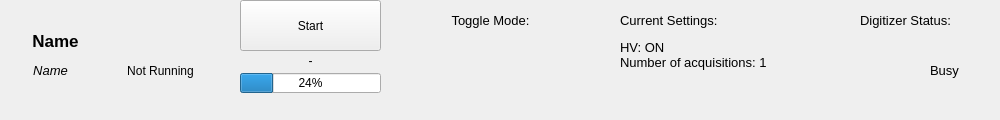
<?xml version="1.0" encoding="UTF-8"?>
<ui version="4.0">
 <class>MainWindow</class>
 <widget class="QMainWindow" name="MainWindow">
  <property name="geometry">
   <rect>
    <x>0</x>
    <y>0</y>
    <width>1000</width>
    <height>120</height>
   </rect>
  </property>
  <property name="windowTitle">
   <string>SBND Purity Monitor DAQ</string>
  </property>
  <widget class="QWidget" name="centralwidget">
   <widget class="QPushButton" name="_start_stop_btn">
    <property name="geometry">
     <rect>
      <x>240</x>
      <y>0</y>
      <width>141</width>
      <height>51</height>
     </rect>
    </property>
    <property name="text">
     <string>Start</string>
    </property>
   </widget>
   <widget class="QLabel" name="_run_status_label">
    <property name="geometry">
     <rect>
      <x>110</x>
      <y>60</y>
      <width>101</width>
      <height>21</height>
     </rect>
    </property>
    <property name="text">
     <string>Not Running</string>
    </property>
    <property name="alignment">
     <set>Qt::AlignCenter</set>
    </property>
   </widget>
   <widget class="QLabel" name="_status_led">
    <property name="geometry">
     <rect>
      <x>140</x>
      <y>20</y>
      <width>40</width>
      <height>40</height>
     </rect>
    </property>
    <property name="font">
     <font>
      <pointsize>10</pointsize>
     </font>
    </property>
    <property name="text">
     <string/>
    </property>
    <property name="pixmap">
     <pixmap>icons/led-red-on.png</pixmap>
    </property>
    <property name="scaledContents">
     <bool>true</bool>
    </property>
   </widget>
   <widget class="Toggle" name="_mode_toggle" native="true">
    <property name="geometry">
     <rect>
      <x>430</x>
      <y>40</y>
      <width>131</width>
      <height>41</height>
     </rect>
    </property>
   </widget>
   <widget class="QLabel" name="_mode_toggle_label">
    <property name="geometry">
     <rect>
      <x>440</x>
      <y>10</y>
      <width>101</width>
      <height>21</height>
     </rect>
    </property>
    <property name="font">
     <font>
      <pointsize>10</pointsize>
     </font>
    </property>
    <property name="text">
     <string>Toggle Mode:</string>
    </property>
    <property name="alignment">
     <set>Qt::AlignCenter</set>
    </property>
   </widget>
   <widget class="QLabel" name="_digi_label">
    <property name="geometry">
     <rect>
      <x>860</x>
      <y>10</y>
      <width>101</width>
      <height>21</height>
     </rect>
    </property>
    <property name="font">
     <font>
      <pointsize>10</pointsize>
     </font>
    </property>
    <property name="text">
     <string>Digitizer Status:</string>
    </property>
   </widget>
   <widget class="QLabel" name="_digitizer_image">
    <property name="geometry">
     <rect>
      <x>860</x>
      <y>50</y>
      <width>51</width>
      <height>40</height>
     </rect>
    </property>
    <property name="font">
     <font>
      <pointsize>10</pointsize>
     </font>
    </property>
    <property name="text">
     <string/>
    </property>
    <property name="pixmap">
     <pixmap>icons/ats310_icon.png</pixmap>
    </property>
    <property name="scaledContents">
     <bool>true</bool>
    </property>
   </widget>
   <widget class="QLabel" name="_digi_status_label">
    <property name="geometry">
     <rect>
      <x>930</x>
      <y>60</y>
      <width>51</width>
      <height>21</height>
     </rect>
    </property>
    <property name="font">
     <font>
      <pointsize>10</pointsize>
     </font>
    </property>
    <property name="text">
     <string>Busy</string>
    </property>
   </widget>
   <widget class="QLabel" name="_settings_title_label">
    <property name="geometry">
     <rect>
      <x>620</x>
      <y>10</y>
      <width>141</width>
      <height>21</height>
     </rect>
    </property>
    <property name="font">
     <font>
      <pointsize>10</pointsize>
     </font>
    </property>
    <property name="text">
     <string>Current Settings:</string>
    </property>
   </widget>
   <widget class="QLabel" name="_settings_label">
    <property name="geometry">
     <rect>
      <x>620</x>
      <y>40</y>
      <width>161</width>
      <height>71</height>
     </rect>
    </property>
    <property name="font">
     <font>
      <pointsize>10</pointsize>
     </font>
    </property>
    <property name="text">
     <string>HV: ON
Number of acquisitions: 1</string>
    </property>
    <property name="alignment">
     <set>Qt::AlignLeading|Qt::AlignLeft|Qt::AlignTop</set>
    </property>
   </widget>
   <widget class="QLabel" name="_name_label">
    <property name="geometry">
     <rect>
      <x>30</x>
      <y>30</y>
      <width>51</width>
      <height>21</height>
     </rect>
    </property>
    <property name="font">
     <font>
      <pointsize>13</pointsize>
      <weight>75</weight>
      <bold>true</bold>
     </font>
    </property>
    <property name="text">
     <string>Name</string>
    </property>
    <property name="alignment">
     <set>Qt::AlignCenter</set>
    </property>
   </widget>
   <widget class="QLabel" name="_description_label">
    <property name="geometry">
     <rect>
      <x>10</x>
      <y>60</y>
      <width>81</width>
      <height>21</height>
     </rect>
    </property>
    <property name="font">
     <font>
      <pointsize>10</pointsize>
      <weight>50</weight>
      <italic>true</italic>
      <bold>false</bold>
     </font>
    </property>
    <property name="text">
     <string>Name</string>
    </property>
    <property name="alignment">
     <set>Qt::AlignCenter</set>
    </property>
   </widget>
   <widget class="QProgressBar" name="_progress_bar">
    <property name="geometry">
     <rect>
      <x>240</x>
      <y>73</y>
      <width>141</width>
      <height>20</height>
     </rect>
    </property>
    <property name="value">
     <number>24</number>
    </property>
   </widget>
   <widget class="QLabel" name="_progress_label">
    <property name="geometry">
     <rect>
      <x>260</x>
      <y>50</y>
      <width>101</width>
      <height>21</height>
     </rect>
    </property>
    <property name="text">
     <string>-</string>
    </property>
    <property name="alignment">
     <set>Qt::AlignCenter</set>
    </property>
   </widget>
  </widget>
  <action name="actionShow_Logs">
   <property name="text">
    <string>Show Logs</string>
   </property>
  </action>
 </widget>
 <customwidgets>
  <customwidget>
   <class>Toggle</class>
   <extends>QWidget</extends>
   <header>sbndprmdaq.tools/toggle</header>
   <container>1</container>
  </customwidget>
 </customwidgets>
 <resources/>
 <connections/>
</ui>
